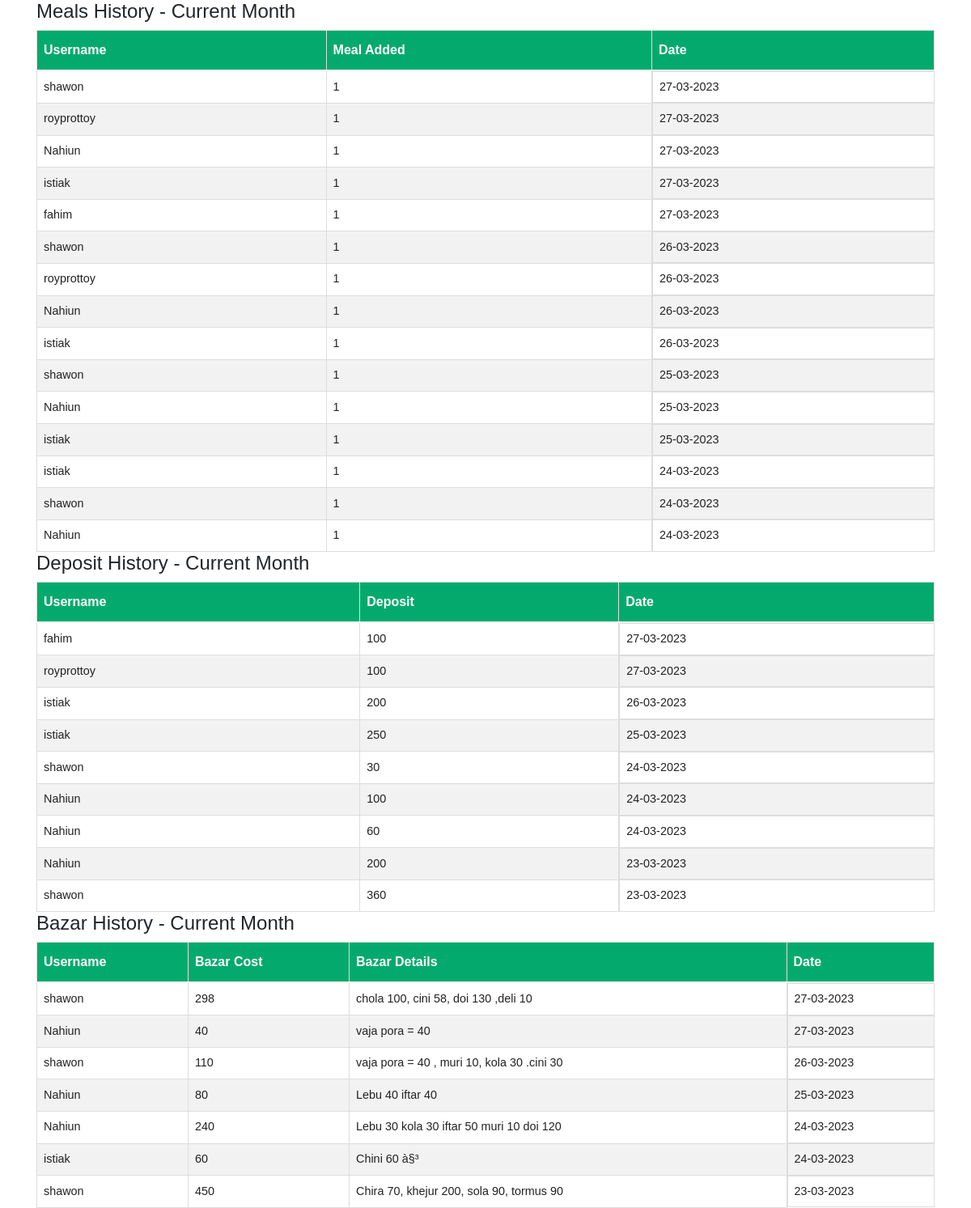
Screenshot of /daily_logs.php with the database file from the repository.
### tables this page shows
CREATE TABLE `meals` (
  `id` int(11) UNSIGNED NOT NULL,
  `username` varchar(50) DEFAULT NULL,
  `totalmeals` int(11) DEFAULT NULL,
  `deposit` int(11) DEFAULT NULL,
  `userstotalmeals` int(11) DEFAULT NULL,
  `bazarcost` int(255) DEFAULT NULL,
  `manage_user` varchar(255) DEFAULT NULL,
  `role` varchar(255) DEFAULT NULL,
  `bazar_details` varchar(255) DEFAULT NULL,
  `deposit_date` date DEFAULT NULL,
  `bazar_date` date DEFAULT NULL,
  `meal_date` date DEFAULT NULL,
  `status` varchar(255) DEFAULT NULL
);

### daily_logs.php (the view, shortened to what this page needs)
<!DOCTYPE html>
<html>
<head>
    <link rel="stylesheet" href="https://stackpath.bootstrapcdn.com/bootstrap/4.3.1/css/bootstrap.min.css">
         <link rel="stylesheet" href="main.css"/>
</head>
<body>
    <div class="container">
        <h4>Meals History - Current Month</h4>
        <table id="customers">
            <thead>
                <tr>
                    <th>Username</th>
                    <th>Meal Added</th>
                    <th>Date</th>
                </tr>
            </thead>
            <tbody>
                <?php
                $conn = mysqli_connect('138.201.53.131', 'mwfiedvq_meals', 'Bangla@desh33', 'mwfiedvq_meals');
                $result = mysqli_query($conn, "SELECT username, totalmeals, meal_date FROM meals WHERE meal_date != '0000-00-00' ORDER BY meal_date DESC");
                if (mysqli_num_rows($result) > 0) {
                  while ($row = mysqli_fetch_assoc($result)) {
                    echo '<tr>';
                    echo '<td>' . $row['username'] . '</td>';
                    echo '<td>' . $row['totalmeals'] . '</td>';
                    echo '<td>' . date('d-m-Y', strtotime($row['meal_date'])) . '</td>';
                    echo '</tr>';
                  }
                  echo '</tbody></table>';
                } else {
                  echo 'No data found.';
                }
                ?>
    </div>
    <div class="container">
        <h4>Deposit History - Current Month</h4>
        <table id="customers">
            <thead>
                <tr>
                    <th>Username</th>
                    <th>Deposit</th>
                    <th>Date</th>
                </tr>
            </thead>
            <tbody>
                <?php
                $conn = mysqli_connect('138.201.53.131', 'mwfiedvq_meals', 'Bangla@desh33', 'mwfiedvq_meals');
                $result = mysqli_query($conn, "SELECT username, deposit, deposit_date FROM meals WHERE deposit_date != '0000-00-00' ORDER BY deposit_date DESC");
                if (mysqli_num_rows($result) > 0) {
                  while ($row = mysqli_fetch_assoc($result)) {
                    echo '<tr>';
                    echo '<td>' . $row['username'] . '</td>';
                    echo '<td>' . $row['deposit'] . '</td>';
                    echo '<td>' . date('d-m-Y', strtotime($row['deposit_date'])) . '</td>';
                    echo '</tr>';
                  }
                  echo '</tbody></table>';
                } else {
                  echo 'No data found.';
                }
                ?>
    </div>
    <div class="container">
        <h4>Bazar History - Current Month</h4>
        <table id="customers">
            <thead>
                <tr>
                    <th>Username</th>
                    <th>Bazar Cost</th>
                    <th>Bazar Details</th>
                    <th>Date</th>
                </tr>
            </thead>
            <tbody>
                <?php
                $conn = mysqli_connect('138.201.53.131', 'mwfiedvq_meals', 'Bangla@desh33', 'mwfiedvq_meals');
                $result = mysqli_query($conn, "SELECT username, bazarcost, bazar_details, bazar_date FROM meals WHERE bazar_date != '0000-00-00' ORDER BY bazar_date DESC");
                if (mysqli_num_rows($result) > 0) {
                  while ($row = mysqli_fetch_assoc($result)) {
                    echo '<tr>';
                    echo '<td>' . $row['username'] . '</td>';
                    echo '<td>' . $row['bazarcost'] . '</td>';
                       echo '<td>' . $row['bazar_details'] . '</td>';
                    echo '<td>' . date('d-m-Y', strtotime($row['bazar_date'])) . '</td>';
                    echo '</tr>';
                  }
                  echo '</tbody></table>';
                } else {
                  echo 'No data found.';
                }
                ?>
    </div>
</body>
</html>

### main.css (style rules this page uses)
body { margin:0; }
:root { --main-color: #11101d; --color-dark: #1D2231; --text-grey: #8390A2; }
* { padding: 0; margin: 0; box-sizing: border-box; list-style: none; text-decoration: none; font-family: 'Poppins' ,sans-serif; }
table { border-collapse: collapse; }
thead tr { border-top: 1px solid #f0f0f0; border-bottom:2px solid #f0f0f0; }
td { padding: .5rem 1rem ; font-size: .9rem ; color: #222; }
tr td:last-child { display: flex; align-items: center; }

### daily_logs.php (style rules this page uses)
#customers { font-family: Arial, Helvetica, sans-serif; border-collapse: collapse; width: 100%; }
#customers td, #customers th { border: 1px solid #ddd; padding: 8px; }
#customers tr:nth-child(even) { background-color: #f2f2f2; }
#customers th { padding-top: 12px; padding-bottom: 12px; text-align: left; background-color: #04AA6D; color: white; }

### rows the page displays
meals: username "shawon", totalmeals "1", meal_date "27-03-2023"
meals: username "royprottoy", totalmeals "1", meal_date "27-03-2023"
meals: username "Nahiun", totalmeals "1", meal_date "27-03-2023"
meals: username "istiak", totalmeals "1", meal_date "27-03-2023"
meals: username "fahim", totalmeals "1", meal_date "27-03-2023"
meals: username "shawon", totalmeals "1", meal_date "26-03-2023"
meals: username "royprottoy", totalmeals "1", meal_date "26-03-2023"
meals: username "Nahiun", totalmeals "1", meal_date "26-03-2023"
meals: username "istiak", totalmeals "1", meal_date "26-03-2023"
meals: username "shawon", totalmeals "1", meal_date "25-03-2023"
meals: username "Nahiun", totalmeals "1", meal_date "25-03-2023"
meals: username "istiak", totalmeals "1", meal_date "25-03-2023"
meals: username "istiak", totalmeals "1", meal_date "24-03-2023"
meals: username "shawon", totalmeals "1", meal_date "24-03-2023"
meals: username "Nahiun", totalmeals "1", meal_date "24-03-2023"
meals: username "fahim", deposit "100", deposit_date "27-03-2023"
meals: username "royprottoy", deposit "100", deposit_date "27-03-2023"
meals: username "istiak", deposit "200", deposit_date "26-03-2023"
meals: username "istiak", deposit "250", deposit_date "25-03-2023"
meals: username "shawon", deposit "30", deposit_date "24-03-2023"
meals: username "Nahiun", deposit "100", deposit_date "24-03-2023"
meals: username "Nahiun", deposit "60", deposit_date "24-03-2023"
meals: username "Nahiun", deposit "200", deposit_date "23-03-2023"
meals: username "shawon", deposit "360", deposit_date "23-03-2023"
meals: username "shawon", bazarcost "298", bazar_details "chola 100, cini 58, doi 130 ,deli 10", bazar_date "27-03-2023"
meals: username "Nahiun", bazarcost "40", bazar_details "vaja pora = 40", bazar_date "27-03-2023"
meals: username "shawon", bazarcost "110", bazar_details "vaja pora = 40 , muri 10, kola 30 .cini 30", bazar_date "26-03-2023"
meals: username "Nahiun", bazarcost "80", bazar_details "Lebu 40 iftar 40", bazar_date "25-03-2023"
meals: username "Nahiun", bazarcost "240", bazar_details "Lebu 30 kola 30 iftar 50 muri 10 doi 120", bazar_date "24-03-2023"
meals: username "istiak", bazarcost "60", bazar_details "Chini 60 à§³", bazar_date "24-03-2023"
meals: username "shawon", bazarcost "450", bazar_details "Chira 70, khejur 200, sola 90, tormus 90", bazar_date "23-03-2023"
